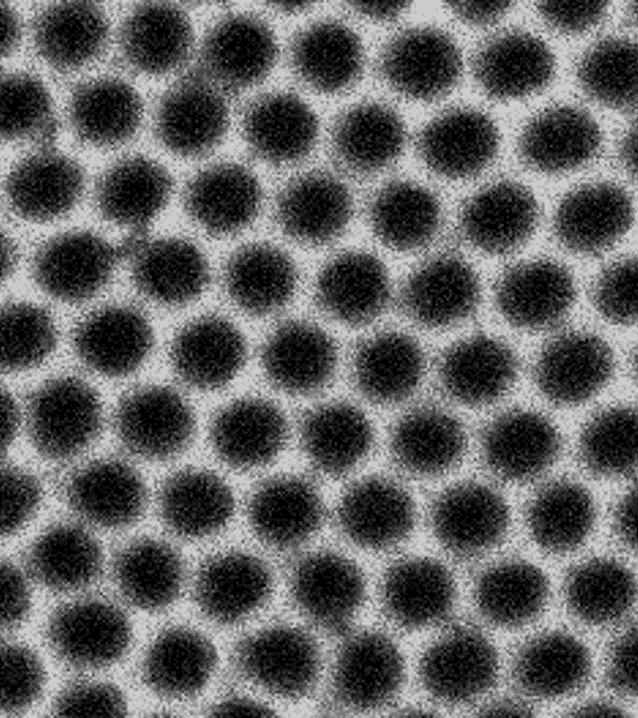
#> input picture Au100nm.png, 638 x 718 px
$ python conp.py
#> lines starting #> are read from the running program, lines starting #| are printed output that depends on the picture; after the words box and inside, x2 and y2 are one past the last pixel; in counts of white or black regions, pixels touching at a corner belong together
import cv2
import numpy as np
import matplotlib.pyplot as plt
from scipy.spatial import Delaunay
from scipy.spatial.distance import euclidean

# 画像を読み込む（指定された画像パスを使用）
image_path = 'Au100nm.png'
image = cv2.imread(image_path, cv2.IMREAD_GRAYSCALE)
#> image is the input picture: shape (718, 638); min 0, max 221, mean 98.3

# 画像を平滑化（ノイズ除去）
image_blurred = cv2.GaussianBlur(image, (5, 5), 0)

# 手動での閾値設定による2値化（黒い部分を明確にする）
_, binary_image = cv2.threshold(image_blurred, 52, 255, cv2.THRESH_BINARY_INV)  # 閾値を手動で設定
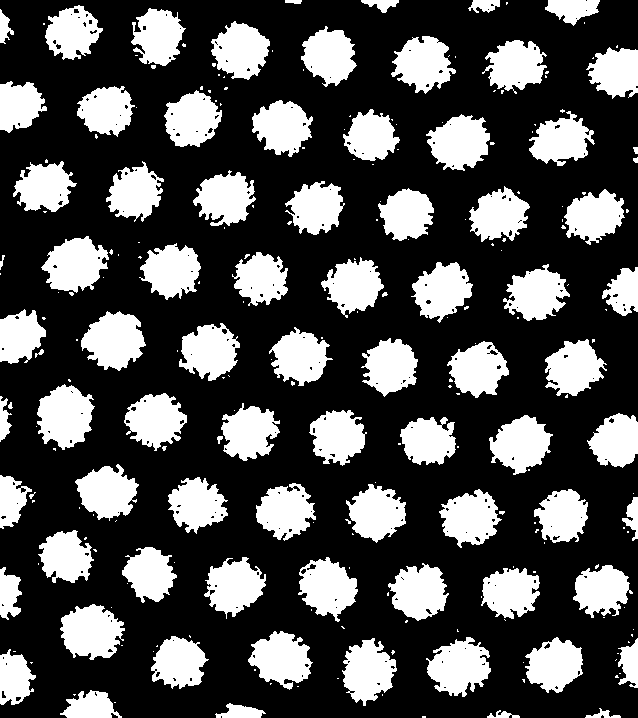
#> binary_image: shape (718, 638); 31.1% white; 239 white regions (155 under 20 px), largest, box (x1, y1, x2, y2) and area: (37, 384, 95, 450) 2618, (81, 311, 146, 371) 2608, (60, 604, 125, 660) 2534

# モルフォロジー処理（膨張と収縮）でノイズを減らし、輪郭を強調
kernel = np.ones((8, 8), np.uint8)
morph_image = cv2.morphologyEx(binary_image, cv2.MORPH_OPEN, kernel)
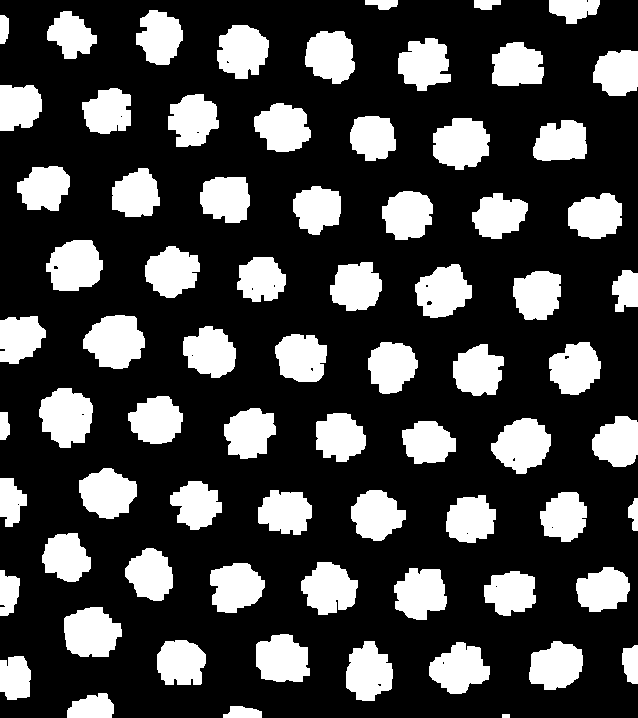
#> morph_image: shape (718, 638); 26.8% white; 74 white regions, largest, box (x1, y1, x2, y2) and area: (83, 315, 145, 369) 2434, (39, 388, 93, 448) 2374, (491, 418, 551, 474) 2280

# ノイズ処理後の画像を保存
cv2.imwrite('morph_image.png', morph_image)

# ノイズ処理後の画像を表示
plt.figure(figsize=(7, 7))
plt.imshow(morph_image, cmap='gray')
plt.title('Morphology Processed Image with Manual Thresholding')
plt.axis('off')
plt.show()

# エッジを強調するため、Cannyエッジ検出を適用
edges = cv2.Canny(morph_image, 100, 200)  # Cannyの閾値を調整
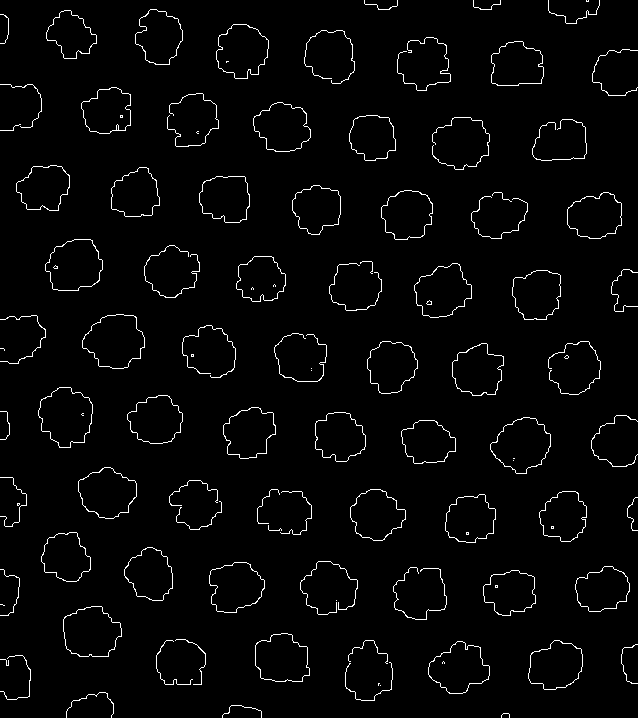
#> edges: shape (718, 638); 2.6% white in thin lines or dots

# Hough変換で黒い円を検出する
circles = cv2.HoughCircles(edges, cv2.HOUGH_GRADIENT, dp=1.2, minDist=30,
                           param1=10, param2=21,  # param2を大きくして円検出を制限
                           minRadius=14, maxRadius=35)
#> circles = 63 rows, first 8: [191.4, 120.6, 26], [366.6, 672.6, 26.6], [372.6, 137.4, 21.68], [522.6, 444.6, 26.6], [329.4, 54.6, 24.08], [114.6, 342.6, 27.08], [377.4, 514.2, 26], [66.6, 414.6, 26.72]

# 円が検出されたか確認
if circles is not None:
    # 検出された円を丸めて整数に変換
    circles = np.round(circles[0, :]).astype("int")
#> circles = 63 rows, first 8: [191, 121, 26], [367, 673, 27], [373, 137, 22], [523, 445, 27], [329, 55, 24], [115, 343, 27], [377, 514, 26], [67, 415, 27]

    # 検出された円の重心（中心）をリストに格納
    centroids = [(x, y) for (x, y, r) in circles]
#> centroids = 63 pairs, first value 7 to 637, second value 37 to 673

    print(f"検出された円の数: {len(centroids)}")
#| 検出された円の数: 63

    # 各円を画像上に描画（オプション）
    output_image = cv2.cvtColor(image, cv2.COLOR_GRAY2BGR)
    for (x, y, r) in circles:
        # 円の中心を描画
        cv2.circle(output_image, (x, y), r, (0, 255, 0), 4)
        # 円の中心に小さな点を描画
        cv2.circle(output_image, (x, y), 2, (0, 128, 255), 3)
#> this loop made 63 passes
#> (x, y, r) on passes 1 to 12: (191, 121, 26), (367, 673, 27), (373, 137, 22), (523, 445, 27), (329, 55, 24), (115, 343, 27), (377, 514, 26), (67, 415, 27), (171, 271, 25), (154, 37, 27), (301, 355, 26), (181, 661, 24)
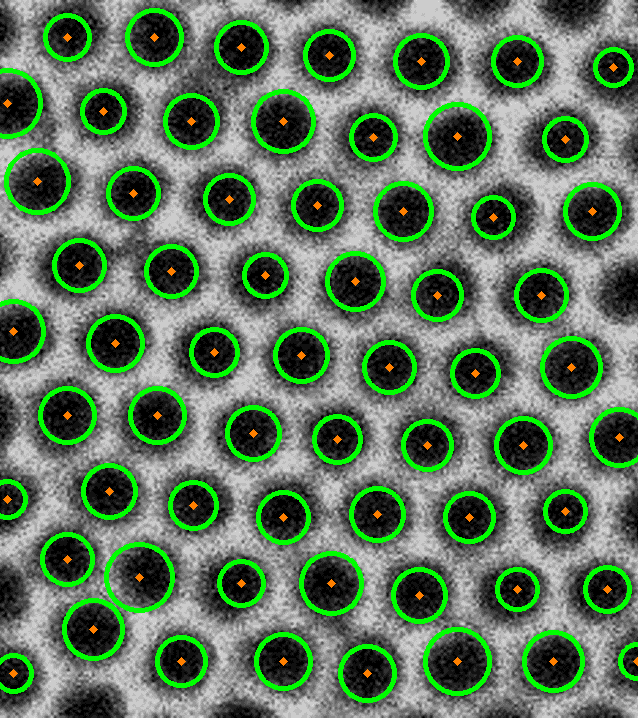
#> output_image: shape (718, 638, 3); 11.09% of pixels changed, all inside (x1, y1, x2, y2) = (0, 8, 638, 703)

    # 検出結果を保存または表示
    cv2.imwrite('detected_circles_refined.png', output_image)
    plt.imshow(output_image)
    plt.title('Refined Detected Circles')
    plt.show()

    # Delaunay三角分割を用いて隣り合う重心の距離を算出
    points = np.array(centroids)
#> points has the same summary as centroids
    tri = Delaunay(points)

    distances = []
    for simplex in tri.simplices:
        for i in range(3):
            p1 = points[simplex[i]]
            p2 = points[simplex[(i + 1) % 3]]
            distance = euclidean(p1, p2)
            distances.append(distance)
#> this loop made 116 passes
#> simplex on passes 1 to 12: [59, 11, 1], [56, 61, 58], [1, 35, 60], [2, 22, 4], [55, 56, 58], [52, 62, 60], [52, 24, 62], [24, 14, 19], [24, 18, 62], [18, 48, 62], [18, 24, 19], [22, 31, 4]
#> after the loop, distances = 348 values, max 594.5 at index 16, min 69.43 at index 89, mean 105.7

    # ユークリッド距離のヒストグラムを表示
    plt.figure(figsize=(8, 6))
    plt.hist(distances, bins=20, color='blue', alpha=0.7)
    plt.title('Euclidean Distance Between Neighboring Centroids')
    plt.xlabel('Distance (pixels)')
    plt.ylabel('Frequency')
    plt.grid(True)
    plt.show()
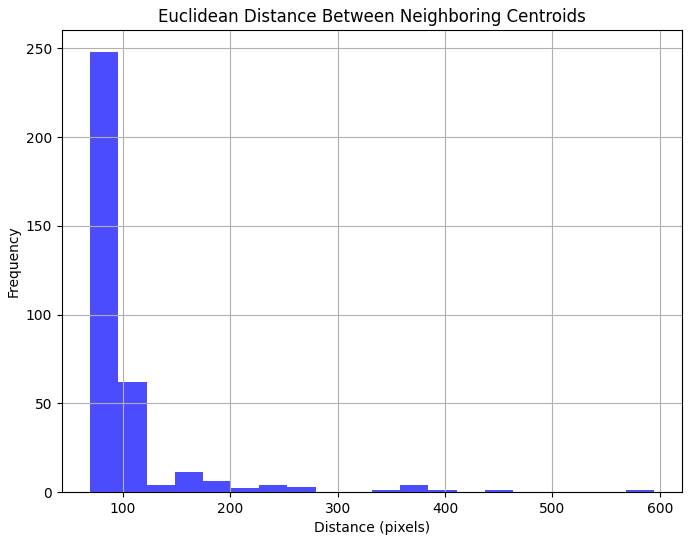
#> figure drawn by matplotlib, 1 panel; tallest bar 248 high, from x = 69.43 to 95.68

else:
    print("円が検出されませんでした。")
